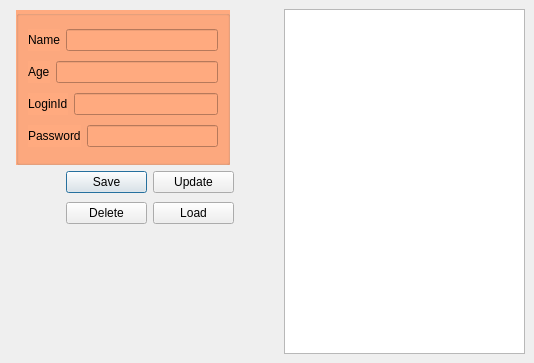
<?xml version="1.0" encoding="UTF-8"?>
<ui version="4.0">
 <class>Userinfo</class>
 <widget class="QDialog" name="Userinfo">
  <property name="geometry">
   <rect>
    <x>0</x>
    <y>0</y>
    <width>534</width>
    <height>363</height>
   </rect>
  </property>
  <property name="windowTitle">
   <string>Dialog</string>
  </property>
  <property name="styleSheet">
   <string notr="true"/>
  </property>
  <widget class="QTableView" name="tableView">
   <property name="geometry">
    <rect>
     <x>284</x>
     <y>9</y>
     <width>241</width>
     <height>345</height>
    </rect>
   </property>
  </widget>
  <widget class="QLabel" name="label">
   <property name="geometry">
    <rect>
     <x>9</x>
     <y>9</y>
     <width>16</width>
     <height>16</height>
    </rect>
   </property>
   <property name="text">
    <string/>
   </property>
  </widget>
  <widget class="QLabel" name="label_sec_state">
   <property name="geometry">
    <rect>
     <x>20</x>
     <y>310</y>
     <width>241</width>
     <height>41</height>
    </rect>
   </property>
   <property name="text">
    <string/>
   </property>
  </widget>
  <widget class="QGroupBox" name="groupBox">
   <property name="geometry">
    <rect>
     <x>16</x>
     <y>10</y>
     <width>214</width>
     <height>155</height>
    </rect>
   </property>
   <property name="styleSheet">
    <string notr="true">background-color: rgb(255, 170, 127);
font: italic 9pt &quot;Sans Serif&quot;;</string>
   </property>
   <layout class="QVBoxLayout" name="verticalLayout">
    <item>
     <layout class="QHBoxLayout" name="horizontalLayout">
      <item>
       <widget class="QLabel" name="label_name">
        <property name="text">
         <string>Name</string>
        </property>
       </widget>
      </item>
      <item>
       <widget class="QLineEdit" name="lineEdit_name"/>
      </item>
     </layout>
    </item>
    <item>
     <layout class="QHBoxLayout" name="horizontalLayout_2">
      <item>
       <widget class="QLabel" name="label_age">
        <property name="text">
         <string>Age</string>
        </property>
       </widget>
      </item>
      <item>
       <widget class="QLineEdit" name="lineEdit_age"/>
      </item>
     </layout>
    </item>
    <item>
     <layout class="QHBoxLayout" name="horizontalLayout_3">
      <item>
       <widget class="QLabel" name="label_id">
        <property name="text">
         <string>LoginId</string>
        </property>
       </widget>
      </item>
      <item>
       <widget class="QLineEdit" name="lineEdit_id"/>
      </item>
     </layout>
    </item>
    <item>
     <layout class="QHBoxLayout" name="horizontalLayout_4">
      <item>
       <widget class="QLabel" name="label_pass">
        <property name="text">
         <string>Password</string>
        </property>
       </widget>
      </item>
      <item>
       <widget class="QLineEdit" name="lineEdit_pass"/>
      </item>
     </layout>
    </item>
   </layout>
  </widget>
  <widget class="QWidget" name="">
   <property name="geometry">
    <rect>
     <x>66</x>
     <y>170</y>
     <width>168</width>
     <height>24</height>
    </rect>
   </property>
   <layout class="QHBoxLayout" name="horizontalLayout_5">
    <item>
     <widget class="QPushButton" name="pushButton">
      <property name="text">
       <string>Save</string>
      </property>
     </widget>
    </item>
    <item>
     <widget class="QPushButton" name="pushButton_edit">
      <property name="text">
       <string>Update</string>
      </property>
     </widget>
    </item>
   </layout>
  </widget>
  <widget class="QWidget" name="">
   <property name="geometry">
    <rect>
     <x>66</x>
     <y>201</y>
     <width>168</width>
     <height>24</height>
    </rect>
   </property>
   <layout class="QHBoxLayout" name="horizontalLayout_6">
    <item>
     <widget class="QPushButton" name="pushButton_delete">
      <property name="text">
       <string>Delete</string>
      </property>
     </widget>
    </item>
    <item>
     <widget class="QPushButton" name="pushButton_load">
      <property name="text">
       <string>Load</string>
      </property>
     </widget>
    </item>
   </layout>
  </widget>
 </widget>
 <resources/>
 <connections/>
</ui>
